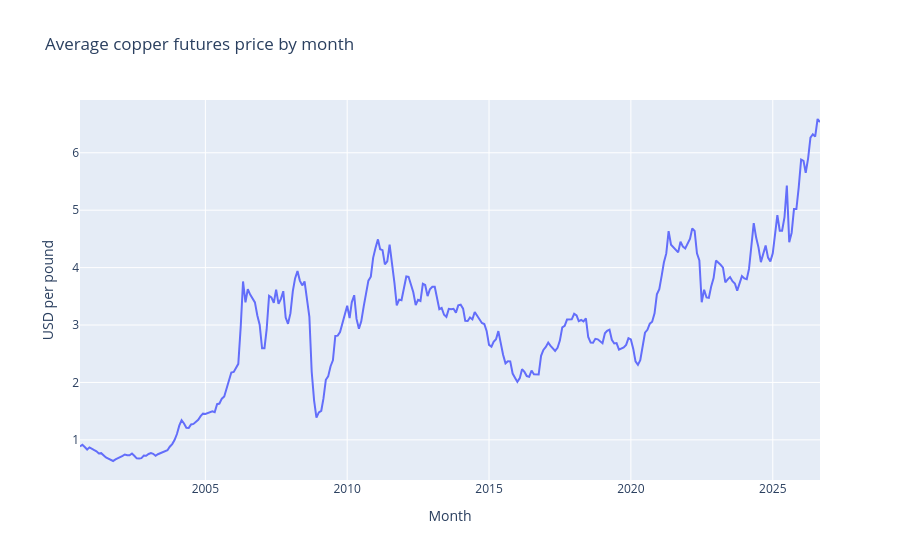
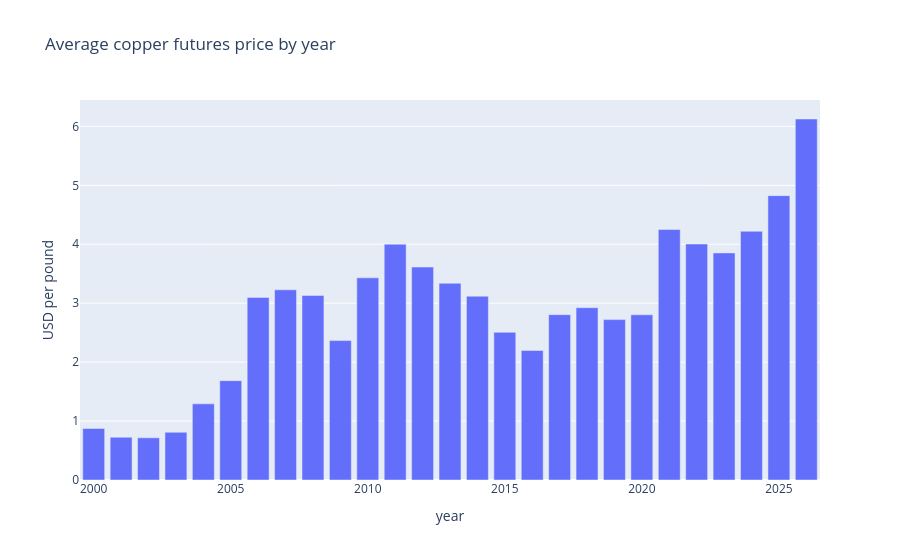

Notebook code for these charts, in order:
### Markdown cell above
## 8. Assess Trend and Seasonality

Monthly averages remove much of the day-to-day noise. A month-of-year summary can reveal repeated seasonal patterns, but a pattern in the past is not a guarantee for the future.

### Code cell
monthly_prices = copper["price_usd_per_lb"].resample("MS").mean().to_frame("average_price_usd_per_lb")
monthly_prices["monthly_pct_change"] = monthly_prices["average_price_usd_per_lb"].pct_change() * 100
month_of_year = (
    monthly_prices.assign(month=monthly_prices.index.month)
    .groupby("month")["monthly_pct_change"]
    .agg(["mean", "median", "count"])
)
yearly_prices = copper["price_usd_per_lb"].resample("YE").mean().to_frame("average_price_usd_per_lb")
yearly_prices.index = yearly_prices.index.year

monthly_figure = px.line(
    monthly_prices.reset_index(),
    x="timestamp",
    y="average_price_usd_per_lb",
    title="Average copper futures price by month",
    labels={"timestamp": "Month", "average_price_usd_per_lb": "USD per pound"},
)
monthly_figure.show()

yearly_figure = px.bar(
    yearly_prices.reset_index(names="year"),
    x="year",
    y="average_price_usd_per_lb",
    title="Average copper futures price by year",
    labels={"average_price_usd_per_lb": "USD per pound"},
)
yearly_figure.show()

print("Typical monthly price change by calendar month")
display(month_of_year.round(3))

### Figure 1 — Plotly figure (JSON) as saved in the notebook; plotly's stock layout.template omitted (floating-point values rounded to 4 significant figures; data arrays with more than 128 entries replaced by an {"elided": "..."} marker saying what was removed)
{"data": [{"hovertemplate": "Month=%{x}<br>USD per pound=%{y}<extra></extra>", "legendgroup": "", "line": {"color": "#636efa", "dash": "solid"}, "marker": {"symbol": "circle"}, "mode": "lines", "name": "", "orientation": "v", "showlegend": false, "type": "scatter", "x": {"elided": "314 str values"}, "xaxis": "x", "y": {"elided": "314 float values"}, "yaxis": "y"}], "layout": {"legend": {"tracegroupgap": 0}, "title": {"text": "Average copper futures price by month"}, "xaxis": {"anchor": "y", "domain": [0, 1], "title": {"text": "Month"}}, "yaxis": {"anchor": "x", "domain": [0, 1], "title": {"text": "USD per pound"}}}}

### Figure 2 — Plotly figure (JSON) as saved in the notebook; plotly's stock layout.template omitted (floating-point values rounded to 4 significant figures)
{"data": [{"hovertemplate": "year=%{x}<br>USD per pound=%{y}<extra></extra>", "legendgroup": "", "marker": {"color": "#636efa", "pattern": {"shape": ""}}, "name": "", "orientation": "v", "showlegend": false, "textposition": "auto", "type": "bar", "x": [2000, 2001, 2002, 2003, 2004, 2005, 2006, 2007, 2008, 2009, 2010, 2011, 2012, 2013, 2014, 2015, 2016, 2017, 2018, 2019, 2020, 2021, 2022, 2023, 2024, 2025, 2026], "xaxis": "x", "y": [0.8736, 0.7258, 0.7161, 0.8099, 1.292, 1.685, 3.098, 3.227, 3.132, 2.365, 3.43, 4.001, 3.613, 3.338, 3.118, 2.506, 2.197, 2.805, 2.923, 2.721, 2.803, 4.249, 4.004, 3.853, 4.221, 4.825, 6.125], "yaxis": "y"}], "layout": {"barmode": "relative", "legend": {"tracegroupgap": 0}, "title": {"text": "Average copper futures price by year"}, "xaxis": {"anchor": "y", "domain": [0, 1], "title": {"text": "year"}}, "yaxis": {"anchor": "x", "domain": [0, 1], "title": {"text": "USD per pound"}}}}
